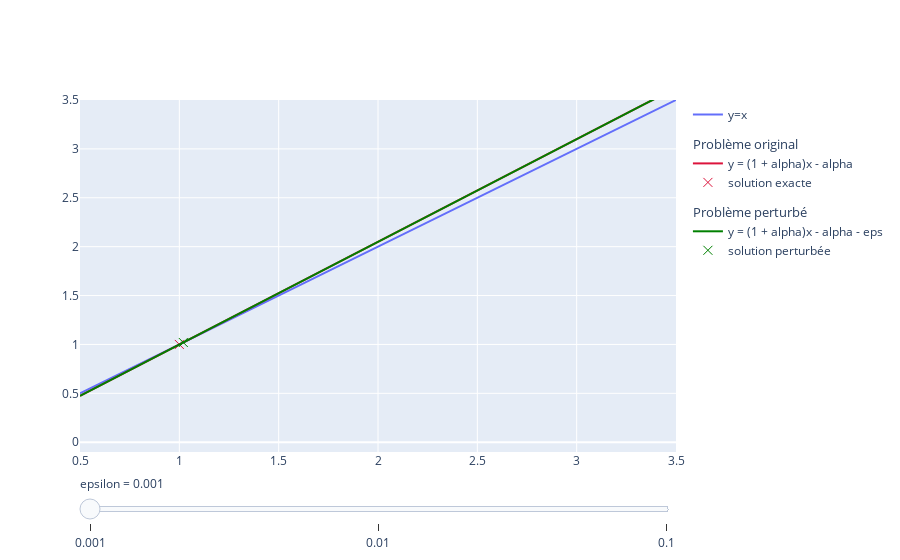

The notebook cell this image was saved under:
### Markdown cell above
### Cas où $\alpha$ est petit

Dans le cas où $\alpha$ est petit devant 1, comme représenté sur la figure suivante où il vaut 0.05, une petite perturbation, par exemple du second membre où $-\alpha$ devient $-\alpha-\epsilon$, implique une modification de la solution grande devant la  taille de la perturbation puisque la nouvelle solution vérifie toujours $\bar x=\bar y$ mais $\bar x=1+\epsilon/\alpha$.

### Code cell
import plotly.graph_objects as go
import numpy as np

x = np.linspace(0.5, 3.5, 100)

alpha = 0.05

y1 = x
y2 = (1+alpha)*x - alpha

fig = go.Figure(layout_yaxis_range=[-0.1,3.5])

fig.add_trace(go.Scatter(x=x, y=y1, name="y=x"))

fig.add_trace(go.Scatter(x=x, y=y2, name="y = (1 + alpha)x - alpha", marker = dict(color="crimson"),
                         legendgroup="group",  legendgrouptitle_text="Problème original"))
fig.add_trace(go.Scatter(x=[1], y=[1], name="solution exacte", mode='markers', legendgroup="group",
                         marker = dict(symbol='x-thin', size=9, line_color="crimson", line_width=1)))

epsilon = np.array([0.001, 0.01, 0.1])
for i, eps_i in enumerate(epsilon):
    y_i = (1+alpha)*x - alpha - eps_i
    fig.add_trace(go.Scatter(x=x, y=y_i, name="y = (1 + alpha)x - alpha - eps", marker = dict(color="green"),
                             legendgroup="group2",  legendgrouptitle_text="Problème perturbé", showlegend=False,
                             visible=False))
    fig.add_trace(go.Scatter(x=[1+eps_i/alpha], y=[1+eps_i/alpha], name="solution perturbée", mode='markers',
                             marker = dict(symbol='x-thin', size=9, line_color="green", line_width=1),
                             legendgroup="group2", showlegend=False, visible=False))
    
fig.data[3].visible = True
fig.data[3].showlegend = True
fig.data[4].visible = True
fig.data[4].showlegend = True

# Create and add slider
steps = []
for i, eps_i in enumerate(epsilon):
    step = dict(method="update", label = f"{eps_i}", 
                args=[{"visible": [(el==2*i+3 or el==2*i+4 or el==0 or el==1 or el==2) for el in range(len(fig.data))]}])
    fig.data[2*i+3].showlegend = True
    fig.data[2*i+4].showlegend = True
    steps.append(step)

sliders = [dict(currentvalue={'prefix': 'epsilon = '}, steps=steps)]

fig.update_layout(sliders=sliders)
fig.show()
